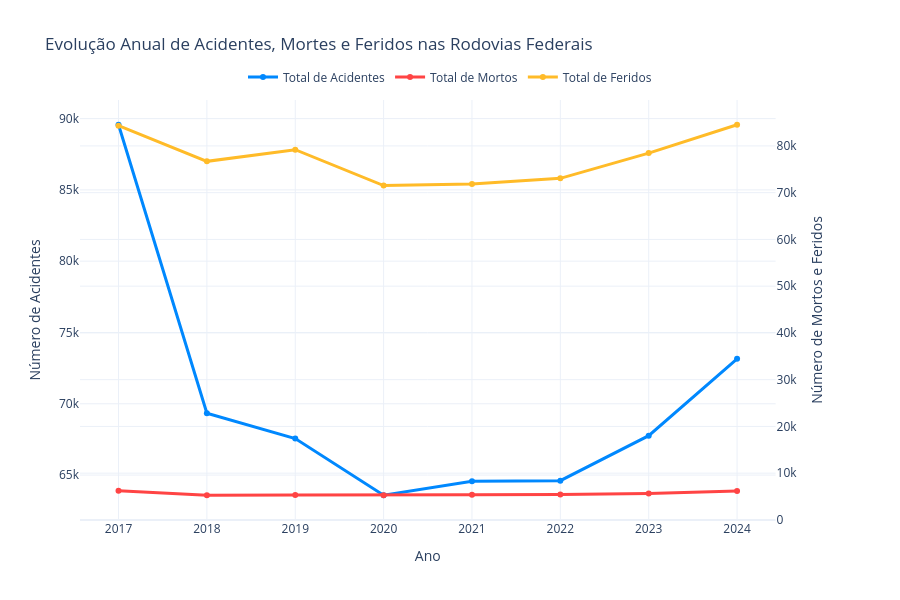

The notebook cell this image was saved under:
### Markdown cell above
## 3. Análise de Tendência Temporal

Análise da evolução dos acidentes e mortes ao longo dos anos, meses e dias da semana

### Code cell
# Análise por ano - tendência temporal
dados_anuais = df.groupby('year').agg({
    'year': 'count',
    'mortos': 'sum',
    'TOTAL_FERIDOS': 'sum'
}).rename(columns={'year': 'total_acidentes'}).reset_index()

# Calcular taxa de mortalidade por ano
dados_anuais['media_mortos_por_acidente'] = dados_anuais['mortos'] / dados_anuais['total_acidentes']

# Calcular variação percentual ano a ano
dados_anuais['variacao_percentual'] = dados_anuais['total_acidentes'].pct_change() * 100

# Criar gráfico com duas escalas (acidentes e mortes)
fig = make_subplots(specs=[[{"secondary_y": True}]])

# Adicionar série de acidentes
fig.add_trace(
    go.Scatter(
        x=dados_anuais['year'],
        y=dados_anuais['total_acidentes'],
        name="Total de Acidentes",
        line=dict(color="#0088FE", width=3),
        mode="lines+markers"
    ),
    secondary_y=False,
)

# Adicionar série de mortes
fig.add_trace(
    go.Scatter(
        x=dados_anuais['year'],
        y=dados_anuais['mortos'],
        name="Total de Mortos",
        line=dict(color="#FF4444", width=3),
        mode="lines+markers"
    ),
    secondary_y=True,
)

# Adicionar série de feridos
fig.add_trace(
    go.Scatter(
        x=dados_anuais['year'],
        y=dados_anuais['TOTAL_FERIDOS'],
        name="Total de Feridos",
        line=dict(color="#FFBB28", width=3),
        mode="lines+markers"
    ),
    secondary_y=True,
)

# Configurar eixos e título
fig.update_layout(
    title="Evolução Anual de Acidentes, Mortes e Feridos nas Rodovias Federais",
    xaxis_title="Ano",
    legend=dict(orientation="h", yanchor="bottom", y=1.02, xanchor="center", x=0.5),
    template="plotly_white",
    height=600,
    hovermode="x unified"
)

fig.update_yaxes(title_text="Número de Acidentes", secondary_y=False)
fig.update_yaxes(title_text="Número de Mortos e Feridos", secondary_y=True)

fig.show()

### Figure 1 — Plotly figure (JSON) as saved in the notebook; plotly's stock layout.template omitted (floating-point values rounded to 4 significant figures)
{"data": [{"line": {"color": "#0088FE", "width": 3}, "mode": "lines+markers", "name": "Total de Acidentes", "type": "scatter", "x": [2017, 2018, 2019, 2020, 2021, 2022, 2023, 2024], "xaxis": "x", "y": [89567, 69333, 67558, 63585, 64567, 64606, 67766, 73156], "yaxis": "y"}, {"line": {"color": "#FF4444", "width": 3}, "mode": "lines+markers", "name": "Total de Mortos", "type": "scatter", "x": [2017, 2018, 2019, 2020, 2021, 2022, 2023, 2024], "xaxis": "x", "y": [6248, 5274, 5340, 5292, 5397, 5441, 5627, 6160], "yaxis": "y2"}, {"line": {"color": "#FFBB28", "width": 3}, "mode": "lines+markers", "name": "Total de Feridos", "type": "scatter", "x": [2017, 2018, 2019, 2020, 2021, 2022, 2023, 2024], "xaxis": "x", "y": [84319, 76695, 79195, 71518, 71873, 73065, 78463, 84526], "yaxis": "y2"}], "layout": {"height": 600, "hovermode": "x unified", "legend": {"orientation": "h", "x": 0.5, "xanchor": "center", "y": 1.02, "yanchor": "bottom"}, "title": {"text": "Evolução Anual de Acidentes, Mortes e Feridos nas Rodovias Federais"}, "xaxis": {"anchor": "y", "domain": [0, 0.94], "title": {"text": "Ano"}}, "yaxis": {"anchor": "x", "domain": [0, 1], "title": {"text": "Número de Acidentes"}}, "yaxis2": {"anchor": "x", "overlaying": "y", "side": "right", "title": {"text": "Número de Mortos e Feridos"}}}}
